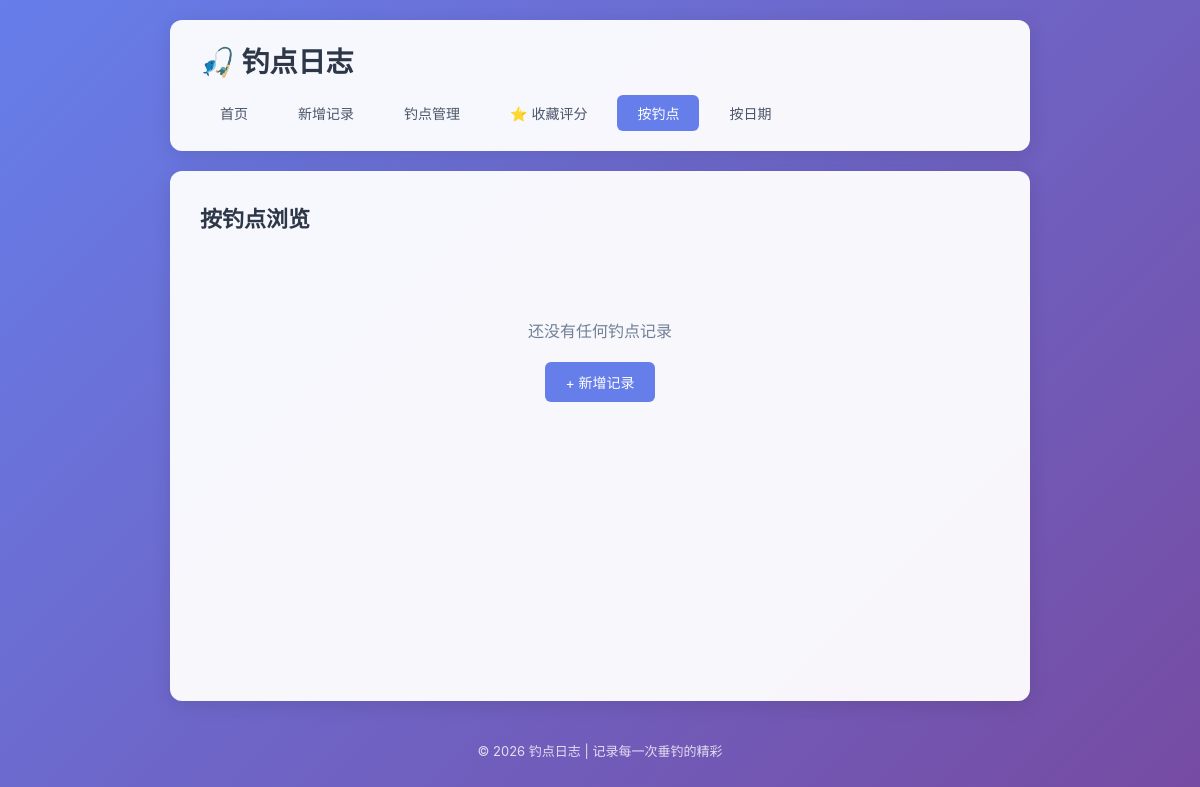
/by-spot, run on an earlier commit of the app's database.
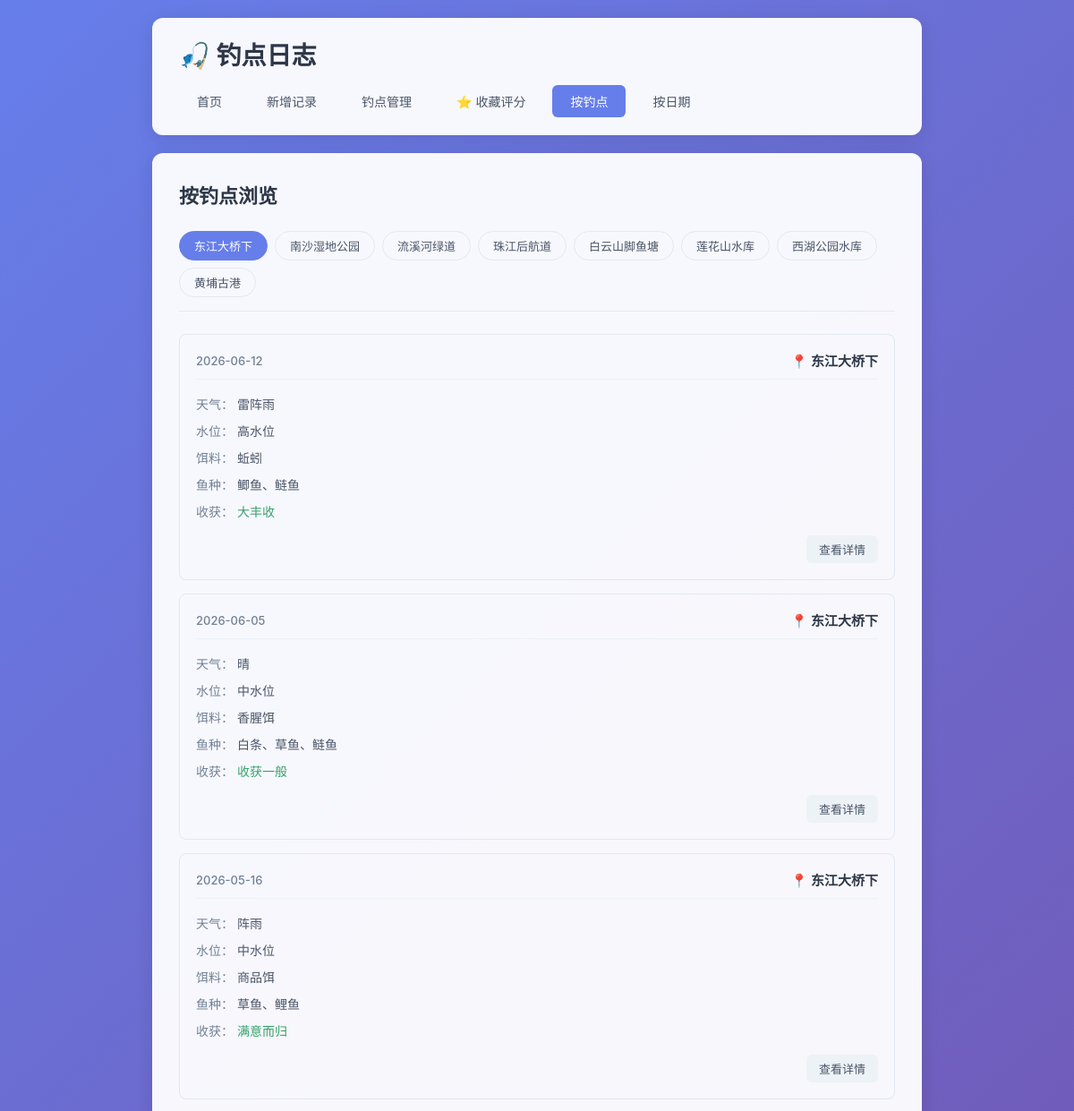
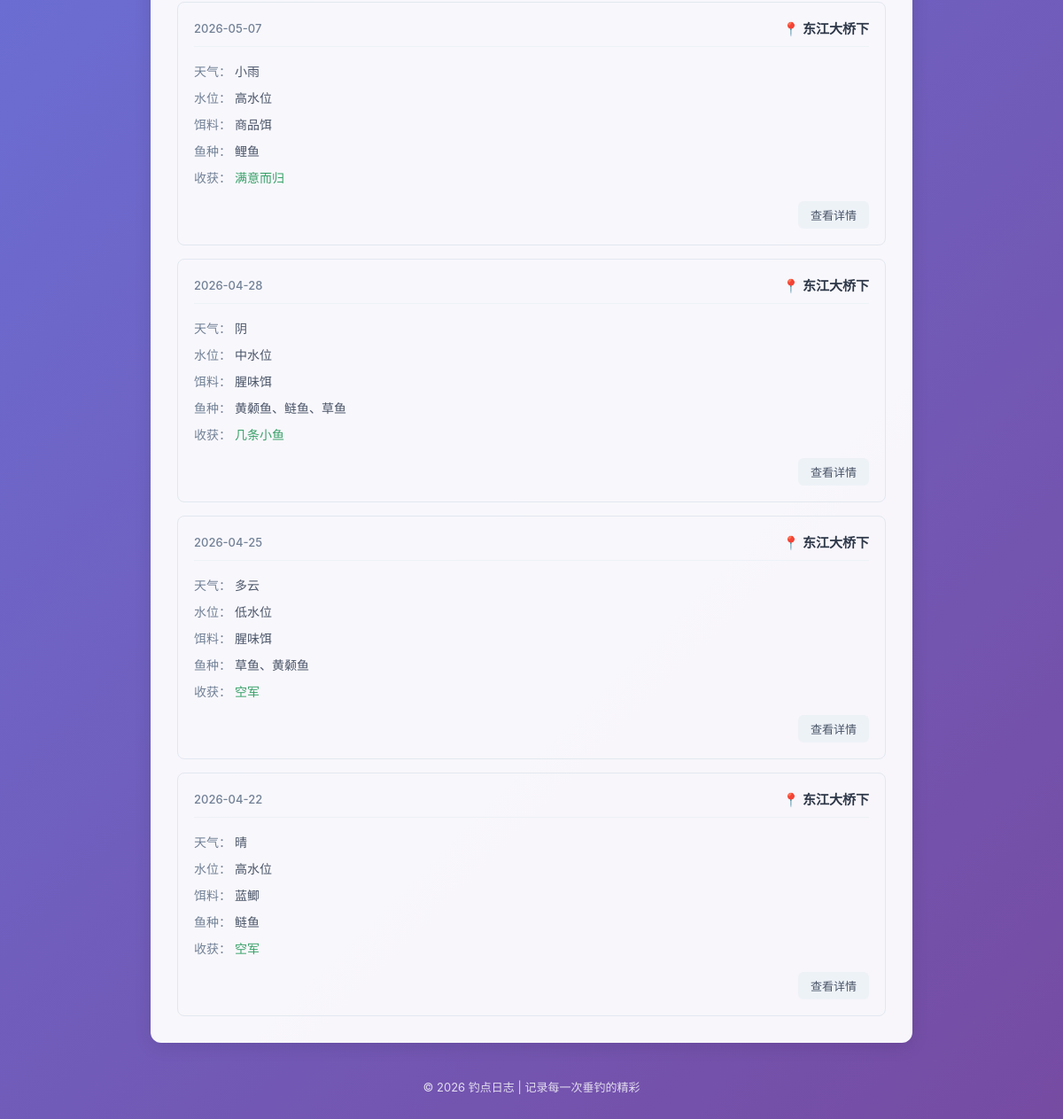
And on a later commit of the database (2 pictures, top to bottom).
### tables this page shows
CREATE TABLE fishing_logs (
            id INTEGER PRIMARY KEY AUTOINCREMENT,
            spot TEXT NOT NULL,
            weather TEXT NOT NULL,
            water_level TEXT NOT NULL,
            bait TEXT NOT NULL,
            fish_species TEXT NOT NULL,
            harvest TEXT NOT NULL,
            next_strategy TEXT,
            created_at DATE NOT NULL
        );

### app.py (the view)
@app.route('/by-spot')
def by_spot():
    conn = get_db()
    spots = conn.execute('SELECT DISTINCT spot FROM fishing_logs ORDER BY spot').fetchall()
    spot_list = [row['spot'] for row in spots]
    selected_spot = request.args.get('spot', spot_list[0] if spot_list else None)
    logs = []
    if selected_spot:
        logs = conn.execute(
            'SELECT * FROM fishing_logs WHERE spot = ? ORDER BY created_at DESC, id DESC',
            (selected_spot,)
        ).fetchall()
    conn.close()
    return render_template('by_spot.html', spot_list=spot_list, selected_spot=selected_spot, logs=logs)

### app.py (called while the page is built)
def get_db():
    conn = sqlite3.connect(DB_PATH)
    conn.row_factory = sqlite3.Row
    return conn

### templates/by_spot.html (shortened to what this page needs)
{% extends 'base.html' %}
{% block content %}
    <div class="page-header">
        <h2>按钓点浏览</h2>
    </div>
    {% if spot_list %}
        <div class="filter-bar">
            {% for spot in spot_list %}
                <a href="{{ url_for('by_spot', spot=spot) }}"
                   class="filter-btn {% if spot == selected_spot %}active{% endif %}">
                    {{ spot }}
                </a>
            {% endfor %}
        </div>
        {% if logs %}
            <div class="log-list">
                {% for log in logs %}
                    <div class="log-card">
                        <div class="log-header">
                            <span class="log-date">{{ log['created_at'] }}</span>
                            <span class="log-spot">📍 {{ log['spot'] }}</span>
                        </div>
                        <div class="log-body">
                            <div class="log-row">
                                <span class="label">天气：</span>
                                <span>{{ log['weather'] }}</span>
                            </div>
                            <div class="log-row">
                                <span class="label">水位：</span>
                                <span>{{ log['water_level'] }}</span>
                            </div>
                            <div class="log-row">
                                <span class="label">饵料：</span>
                                <span>{{ log['bait'] }}</span>
                            </div>
                            <div class="log-row">
                                <span class="label">鱼种：</span>
                                <span>{{ log['fish_species'] }}</span>
                            </div>
                            <div class="log-row">
                                <span class="label">收获：</span>
                                <span class="harvest">{{ log['harvest'] }}</span>
                            </div>
                        </div>
                        <div class="log-footer">
                            <a href="{{ url_for('log_detail', log_id=log['id']) }}" class="btn btn-small">查看详情</a>
                        </div>
                    </div>
                {% endfor %}
            </div>
        {% else %}
            <div class="empty-state">
                <p>该钓点暂无记录</p>
            </div>
        {% endif %}
    {% else %}
        <div class="empty-state">
            <p>还没有任何钓点记录</p>
            <a href="{{ url_for('add_log') }}" class="btn btn-primary">+ 新增记录</a>
        </div>
    {% endif %}
{% endblock %}

What changed in the data, as far as the page shows it:
added fishing_logs: created_at "2026-06-12", spot "东江大桥下", weather "雷阵雨", water_level "高水位", bait "蚯蚓", fish_species "鲫鱼、鲢鱼", harvest "大丰收"
added fishing_logs: created_at "2026-06-05", spot "东江大桥下", weather "晴", water_level "中水位", bait "香腥饵", fish_species "白条、草鱼、鲢鱼", harvest "收获一般"
added fishing_logs: created_at "2026-05-16", spot "东江大桥下", weather "阵雨", water_level "中水位", bait "商品饵", fish_species "草鱼、鲤鱼", harvest "满意而归"
added fishing_logs: created_at "2026-05-07", spot "东江大桥下", weather "小雨", water_level "高水位", bait "商品饵", fish_species "鲤鱼", harvest "满意而归"
added fishing_logs: created_at "2026-04-28", spot "东江大桥下", weather "阴", water_level "中水位", bait "腥味饵", fish_species "黄颡鱼、鲢鱼、草鱼", harvest "几条小鱼"
added fishing_logs: created_at "2026-04-25", spot "东江大桥下", weather "多云", water_level "低水位", bait "腥味饵", fish_species "草鱼、黄颡鱼", harvest "空军"
added fishing_logs: created_at "2026-04-22", spot "东江大桥下", weather "晴", water_level "高水位", bait "蓝鲫", fish_species "鲢鱼", harvest "空军"
Also different on the page:
new list line: "东江大桥下"
new list line: "南沙湿地公园"
new list line: "流溪河绿道"
new list line: "珠江后航道"
new list line: "白云山脚鱼塘"
new list line: "莲花山水库"
new list line: "西湖公园水库"
new list line: "黄埔古港"
text no longer shown: "还没有任何钓点记录 + 新增记录"
